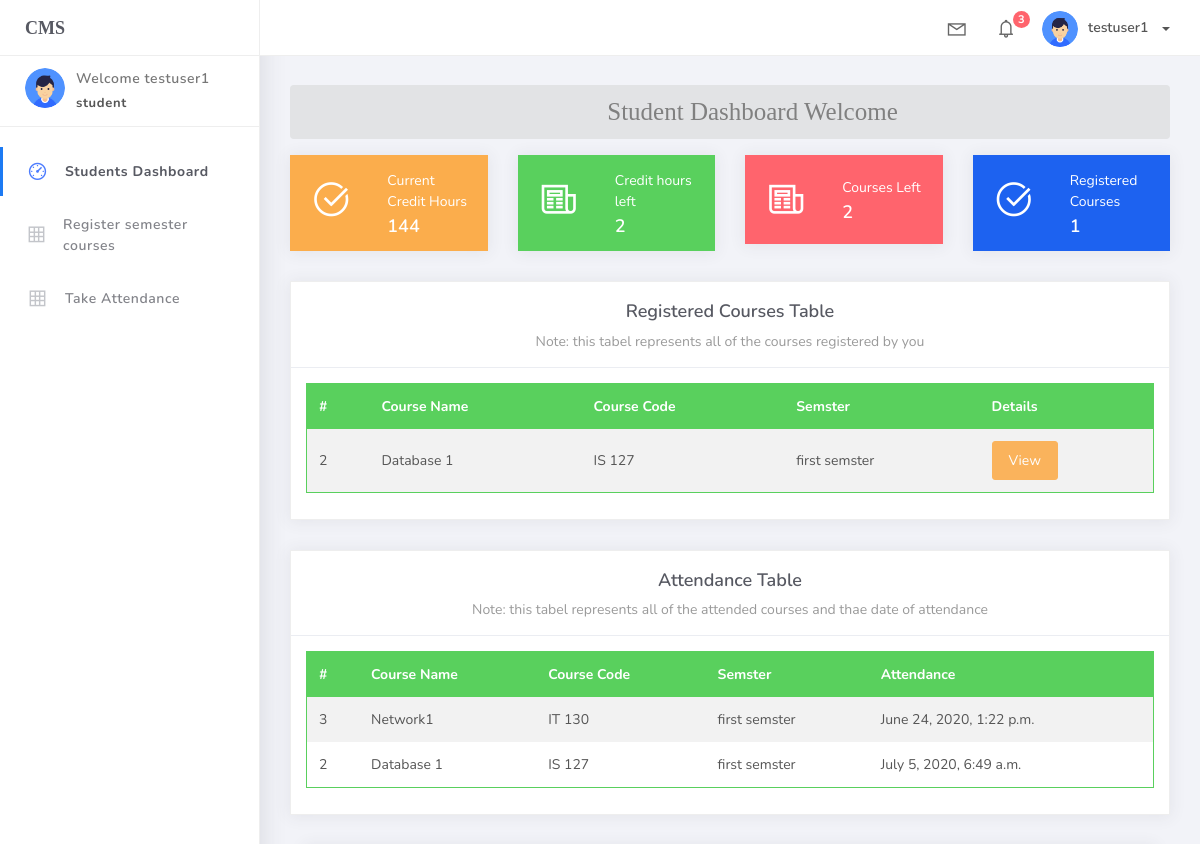
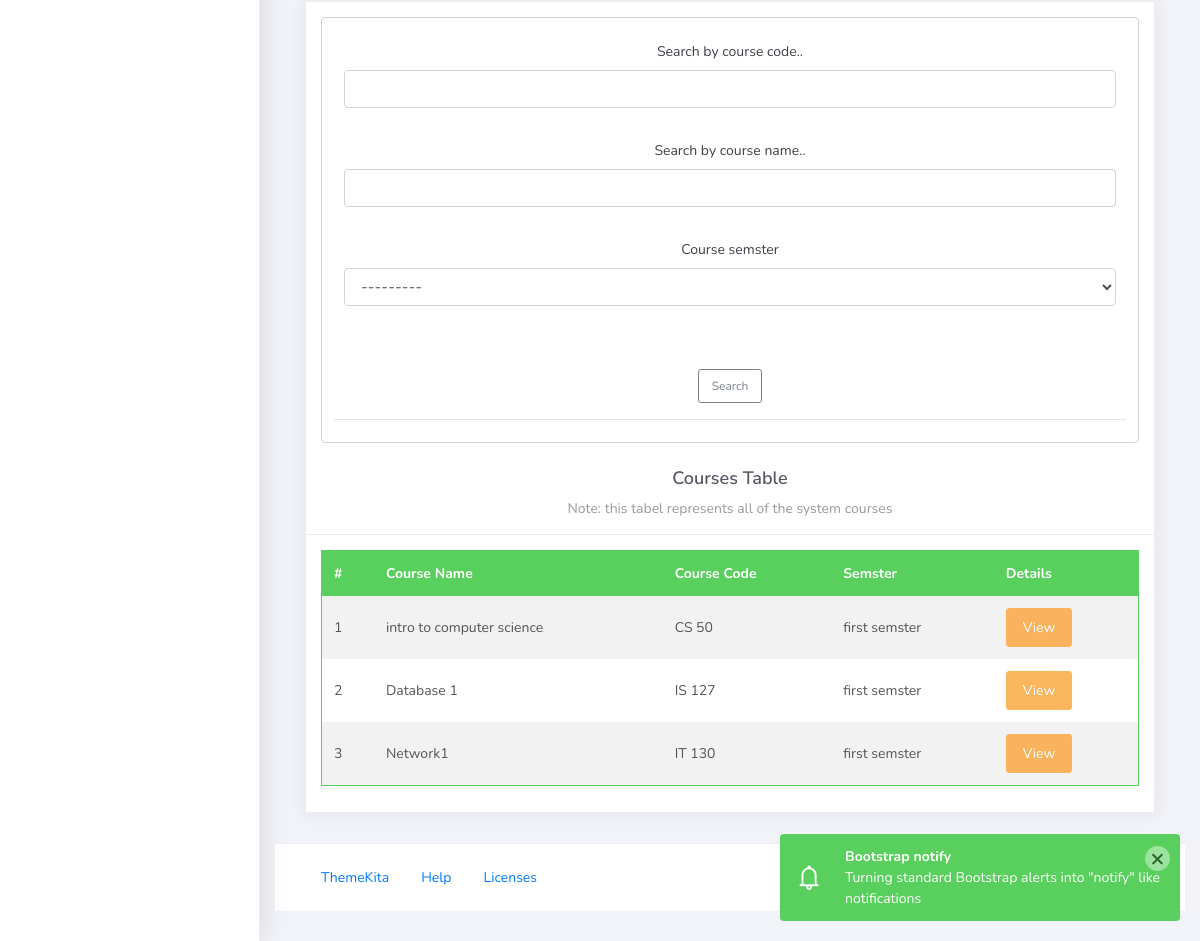
The app's page /stu/studashboard/ (signed in) with its own data (2 pictures, top to bottom).
### UsersMS/models.py (models this page shows, shortened)
class Profile(models.Model):
    user = models.OneToOneField(User, on_delete=models.CASCADE)
    image = models.ImageField(default='default.png', upload_to='profile_pics')

### CoursesMS/models.py (models this page shows, shortened)
class Course(models.Model):
	SEMESTERS = (
		('first semster', '1'),
		('secode semster', '2'),
		)
	course_name = models.CharField(max_length=50, unique=True)
	course_code = models.CharField(max_length=6, unique=True)
	course_semster = models.CharField(max_length=20, choices=SEMESTERS)
	date_created = models.DateTimeField(auto_now_add=True)
	date_updated = models.DateTimeField(auto_now=True)
	cridit_hours = models.IntegerField(null=True)

### StudentsMS/models.py (models this page shows, shortened)
class Attendance(models.Model):
	att_time = models.DateTimeField(auto_now_add=True)
	student = models.ForeignKey(Student, on_delete=models.CASCADE, null=True)
	course = models.ForeignKey(Course, on_delete=models.SET_NULL, null=True)

### StudentsMS/views.py (the view)
# urls.py: path('studashboard/', views.studashboard, name="studashboard"),
def studashboard(request):
	courses = Course.objects.all()
	course_filter = CourseFilter(request.GET, queryset=courses)
	courses = course_filter.qs
	user = request.user
	student = Student.objects.get(user=user)
	reg_courses =  student.reg_courses.all()
	not_regestered_courses = courses.count() - reg_courses.count()
	att = Attendance.objects.all().filter(student=student)
	context = {
	'courses': courses,
	'course_filter':course_filter,
	'regcourses': reg_courses,
	'not_regestered_courses': not_regestered_courses,
	'att':att
	}
	return render(request, 'StudentsMS/studashboard.html', context)

### StudentsMS/templates/StudentsMS/studashboard.html
{% extends 'CoursesMS/base.html' %}
{% block content %}
<center><h5 class="alert alert-secondary" style="color: gray; font-family: initial;">Student Dashboard Welcome {{stunded}}</h5></center>
<div class="row">
  <div class="col-md-3">
    <div class="card card-stats card-warning">
      <div class="card-body ">
        <div class="row">
          <div class="col-5">
            <div class="icon-big text-center">
              <i class="la la-check-circle"></i>
            </div>
          </div>
          <div class="col-7 d-flex align-items-center">
            <div class="numbers">
              <p class="card-category">Current Credit Hours</p>
              <h4 class="card-title">144</h4>
            </div>
          </div>
        </div>
      </div>
    </div>
  </div>
  <div class="col-md-3">
    <div class="card card-stats card-success">
      <div class="card-body ">
        <div class="row">
          <div class="col-5">
            <div class="icon-big text-center">
              <i class="la la-newspaper-o"></i>
            </div>
          </div>
          <div class="col-7 d-flex align-items-center">
            <div class="numbers">
              <p class="card-category">Credit hours left</p>
              <h4 class="card-title">2</h4>
            </div>
          </div>
        </div>
      </div>
    </div>
  </div>
  <div class="col-md-3">
    <div class="card card-stats card-danger">
      <div class="card-body">
        <div class="row">
          <div class="col-5">
            <div class="icon-big text-center">
              <i class="la la-newspaper-o"></i>
            </div>
          </div>
          <div class="col-7 d-flex align-items-center">
            <div class="numbers">
              <p class="card-category">Courses Left</p>
              <h4 class="card-title">{{not_regestered_courses}}</h4>
            </div>
          </div>
        </div>
      </div>
    </div>
  </div>
  <div class="col-md-3">
    <div class="card card-stats card-primary">
      <div class="card-body ">
        <div class="row">
          <div class="col-5">
            <div class="icon-big text-center">
              <i class="la la-check-circle"></i>
            </div>
          </div>
          <div class="col-7 d-flex align-items-center">
            <div class="numbers">
              <p class="card-category">Registered Courses</p>
              <h4 class="card-title">{{regcourses.count}}</h4>
            </div>
          </div>
        </div>
      </div>
    </div>
  </div>
</div>
<div class="row">
<div class="col-md-12">
    <div class="card">
      <center>
        <div class="card-header ">
          <h4 class="card-title">Registered Courses Table</h4>
          <p class="card-category">Note: this tabel represents all of the courses registered by you</p>
        </div>
      </center>
      <div class="card-body">
        <table class="table table-head-bg-success table-striped table-hover">
          <thead>
            <tr>
              <th>#</th>
              <th>Course Name</th>
              <th>Course Code</th>
              <th>Semster</th>
              <th>Details</th>
            </tr>
          </thead>
          <tbody>
          	{% for course in regcourses %}
            <tr>
              <td>{{ course.id }}</td>
              <td>{{ course.course_name }}</td>
              <td>{{ course.course_code }}</td>
              <td>{{ course.course_semster }}</td>
              <td><a class="btn btn-warning" href="{% url 'courses_details' course.id %}">View</a></td>
            </tr>
            {% endfor %}
          </tbody>
        </table>
      </div>
    </div>
</div>
<div class="col-md-12">
  <div class="card">
    <center>
      <div class="card-header ">
        <h4 class="card-title">Attendance Table</h4>
        <p class="card-category">Note: this tabel represents all of the attended courses and thae date of attendance</p>
      </div>
    </center>
    <div class="card-body">
      <table class="table table-head-bg-success table-striped table-hover">
        <thead>
          <tr>
            <th>#</th>
            <th>Course Name</th>
            <th>Course Code</th>
            <th>Semster</th>
            <th>Attendance</th>
          </tr>
        </thead>
        <tbody>
         {% for a in att %}
         <tr>
          <td>{{ a.course.id }}</td>
          <td>{{ a.course.course_name }}</td>
          <td>{{ a.course.course_code }}</td>
          <td>{{ a.course.course_semster }}</td>
          <td>{{a.att_time}}</td>
        </tr>
        {% endfor %}
      </tbody>
    </table>
  </div>
</div>
  <div class="col-md-12">
    <div class="card">
      <center>
        <div class="card-header ">
          {% include 'CoursesMS/search_form.html' %}
          <h4 class="card-title">Courses Table</h4>
          <p class="card-category">Note: this tabel represents all of the system courses</p>
        </div>
      </center>
      <div class="card-body">
        <table class="table table-head-bg-success table-striped table-hover">
          <thead>
            <tr>
              <th>#</th>
              <th>Course Name</th>
              <th>Course Code</th>
              <th>Semster</th>
              <th>Details</th>
            </tr>
          </thead>
          <tbody>
          	{% for course in courses %}
            <tr>
              <td>{{ course.id }}</td>
              <td>{{ course.course_name }}</td>
              <td>{{ course.course_code }}</td>
              <td>{{ course.course_semster }}</td>
              <td><a class="btn btn-warning" href="{% url 'courses_details' course.id %}">View</a></td>
            </tr>
            {% endfor %}
          </tbody>
        </table>
      </div>
    </div>
  </div>
    </div>
  </div>
</div>
{% endblock content %}

### CoursesMS/templates/CoursesMS/base.html (shortened to what this page needs)
	{% load static %}
<!DOCTYPE html>
<html>
<head>
	<link rel="stylesheet" href="{% static 'assets/css/bootstrap.min.css' %}">
	<link rel="stylesheet" href="{% static 'assets/css/ready.css' %}">
	<link rel="stylesheet" href="{% static 'assets/css/demo.css' %}">
</head>
<body>
	<div class="wrapper">
		<div class="main-header">
			<div class="logo-header">
				<a style="font-family: initial;" href="index.html" class="logo">
					CMS
				</a>
			</div>
			<nav class="navbar navbar-header navbar-expand-lg">
				<div class="container-fluid">
					<ul class="navbar-nav topbar-nav ml-md-auto align-items-center">
						<li class="nav-item dropdown hidden-caret">
							<a class="nav-link dropdown-toggle" href="#" id="navbarDropdown" role="button" data-toggle="dropdown" aria-haspopup="true" aria-expanded="false">
								<i class="la la-envelope"></i>
							</a>
						</li>
						<li class="nav-item dropdown hidden-caret">
							<a class="nav-link dropdown-toggle" href="#" id="navbarDropdown" role="button" data-toggle="dropdown" aria-haspopup="true" aria-expanded="false">
								<i class="la la-bell"></i>
								<span class="notification">3</span>
							</a>
						</li>
						<li class="nav-item dropdown">
							<a class="dropdown-toggle profile-pic" data-toggle="dropdown" href="#" aria-expanded="false"> <img src="{{user.profile.image.url}}" alt="user-img" width="36" class="img-circle"><span >{{request.user.username}}</span></span> </a>
							</li>
						</ul>
					</div>
				</nav>
			</div>
			<div class="sidebar">
				<div class="scrollbar-inner sidebar-wrapper">
					<div class="user">
						<div class="photo">
							<img src="{{user.profile.image.url}}">
						</div>
						<div class="info">
							<a class="" href="#" aria-expanded="true">
								<span>
									Welcome {{request.user.username}}
									<span class="user-level">{{request.user.groups.get.name}}</span>
								</span>
							</a>
						</div>
					</div>
					<ul class="nav">
						{% if request.user.groups.get.name == 'student' %}
						<li class="nav-item active">
							<a href="{% url 'studashboard' %}">
								<i class="la la-dashboard"></i>
								<p>Students Dashboard</p>
							</a>
						</li>
						<li class="nav-item">
							<a href="{% url 'regcourses' %}">
								<i class="la la-table"></i>
								<p>Register semester courses</p>
							</a>
						</li>
						<li class="nav-item">
							<a href="{% url 'create_attendance' %}">
								<i class="la la-table"></i>
								<p>Take Attendance</p>
							</a>
						</li>
						{% endif %}
					</ul>
				</div>
			</div>
			<div class="main-panel">
				<div class="content">
					<div class="container-fluid">
						{% block content %}
						{% endblock content %}
						<footer class="footer">
							<div class="container-fluid">
								<nav class="pull-left">
									<ul class="nav">
										<li class="nav-item">
											<a class="nav-link" href="http://www.themekita.com">
												ThemeKita
											</a>
										</li>
										<li class="nav-item">
											<a class="nav-link" href="#">
												Help
											</a>
										</li>
										<li class="nav-item">
											<a class="nav-link" href="https://themewagon.com/license/#free-item">
												Licenses
											</a>
										</li>
									</ul>
								</nav>
								<div class="copyright ml-auto">
									2018, made with  by <a href="http://www.themekita.com">ThemeKita</a>
								</div>
							</div>
						</footer>
					</div>
				</div>
			</div>
		</body>
		</html>

### CoursesMS/templates/CoursesMS/search_form.html
{% load crispy_forms_tags %}
<center>
<form class="form-control">
			{{course_filter.form.course_code_filter|as_crispy_field}}
			{{course_filter.form.course_name_filter|as_crispy_field}}
			{{course_filter.form.course_semster|as_crispy_field}}
	<br><br>
	<button class="btn btn-outline-secondary btn-sm">Search</button>
	<hr>
</form>
<br>
</center>

### records on screen
Course: id "2", course_name "Database 1", course_code "IS 127", course_semster "first semster"
Attendance: course.id "3", course.course_name "Network1", course.course_code "IT 130", course.course_semster "first semster", att_time "June 24, 2020, 1:22 p.m."
Attendance: course.id "2", course.course_name "Database 1", course.course_code "IS 127", course.course_semster "first semster", att_time "July 5, 2020, 6:49 a.m."
Course: id "1", course_name "intro to computer science", course_code "CS 50", course_semster "first semster"
Course: id "3", course_name "Network1", course_code "IT 130", course_semster "first semster"

### other values on screen
{{ request.user.username }} "testuser1"
{{ request.user.groups.get.name }} "student"
{{ not_regestered_courses }} "2"
{{ regcourses.count }} "1"
